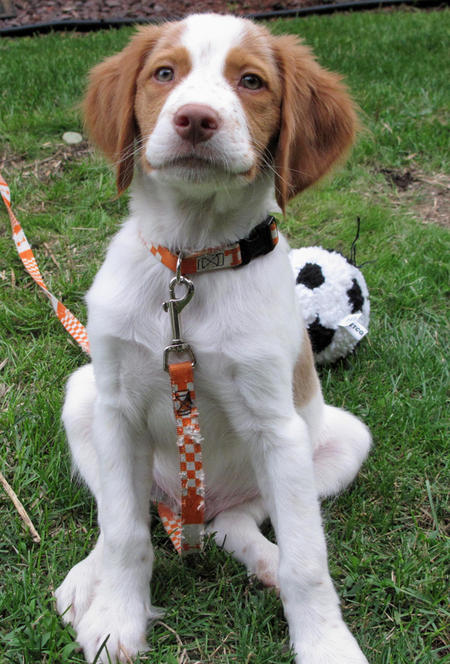
#> input picture Artificial Intelligence_ND/Dog Breed Classifiers/images/Brittany_02625.jpg, 450 x 664 px, given in place of test_image_1.jpg, which was not available
$ jupyter execute --allow-errors CV_project.ipynb   (shell and % lines are left out)   (text cells are left out)
#> lines starting #> are read from the running program, lines starting #| are printed output that depends on the picture; after the words box and inside, x2 and y2 are one past the last pixel; in counts of white or black regions, pixels touching at a corner belong together; pictures that were not available may be replaced by others from this repository, and a replacement may not be noted
[cell 1]
# Import required libraries for this section

#%matplotlib inline

import numpy as np
import matplotlib.pyplot as plt
import math
import cv2                     # OpenCV library for computer vision
from PIL import Image
import time

[cell 2]
# Load in color image for face detection
image = cv2.imread('images/test_image_1.jpg')
#> image is the input picture: shape (664, 450, 3); mean B, G, R 101.6, 121.8, 116.1

# Convert the image to RGB colorspace
image = cv2.cvtColor(image, cv2.COLOR_BGR2RGB)

# Plot our image using subplots to specify a size and title
fig = plt.figure(figsize = (8,8))
ax1 = fig.add_subplot(111)
ax1.set_xticks([])
ax1.set_yticks([])

ax1.set_title('Original Image')
ax1.imshow(image)

[cell 3]
# Convert the RGB  image to grayscale
gray = cv2.cvtColor(image, cv2.COLOR_RGB2GRAY)
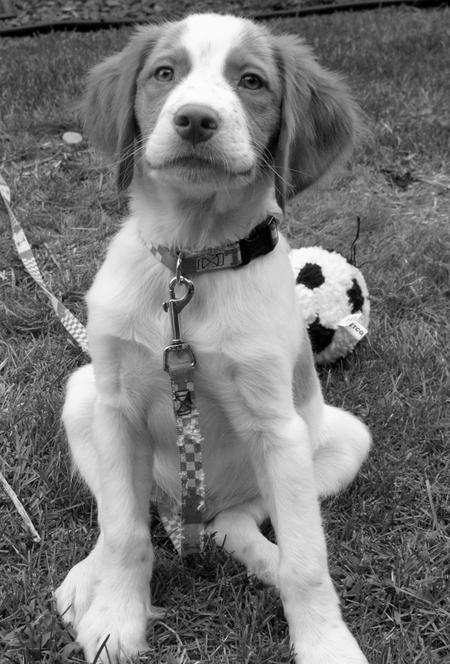
#> gray: shape (664, 450); min 0, max 255, mean 117.8

# Extract the pre-trained face detector from an xml file
face_cascade = cv2.CascadeClassifier('detector_architectures/haarcascade_frontalface_default.xml')

# Detect the faces in image
faces = face_cascade.detectMultiScale(gray, 4, 6)
#> faces = ()

# Print the number of faces detected in the image
print('Number of faces detected:', len(faces))
#| Number of faces detected: 0

# Make a copy of the orginal image to draw face detections on
image_with_detections = np.copy(image)

# Get the bounding box for each detected face
for (x,y,w,h) in faces:
    # Add a red bounding box to the detections image
    cv2.rectangle(image_with_detections, (x,y), (x+w,y+h), (255,0,0), 3)
#> this loop made 0 passes


# Display the image with the detections
fig = plt.figure(figsize = (8,8))
ax1 = fig.add_subplot(111)
ax1.set_xticks([])
ax1.set_yticks([])

ax1.set_title('Image with Face Detections')
ax1.imshow(image_with_detections)

[cell 4]
# Load in color image for face detection
image = cv2.imread('images/james.jpg')
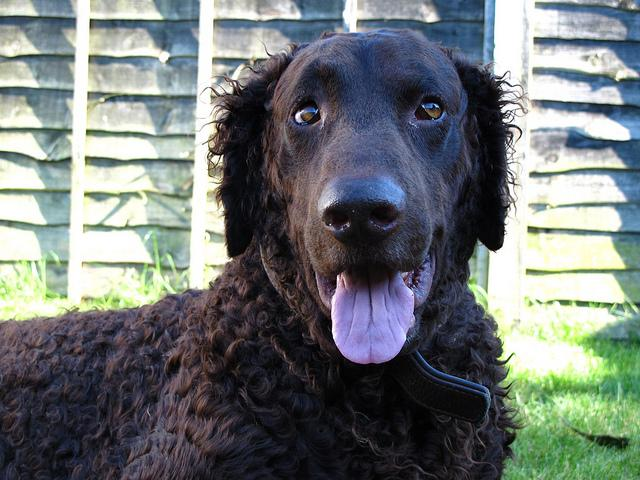
#> input picture Artificial Intelligence_ND/Dog Breed Classifiers/images/Curly-coated_retriever_03896.jpg, 640 x 480 px, given in place of james.jpg, which was not available
#> image is the input picture: shape (480, 640, 3); mean B, G, R 118.7, 119.2, 112.7

# Convert the image to RGB colorspace
image = cv2.cvtColor(image, cv2.COLOR_BGR2RGB)

# Plot the RGB image
fig = plt.figure(figsize = (6,6))
ax1 = fig.add_subplot(111)
ax1.set_xticks([])
ax1.set_yticks([])

ax1.set_title('Original Image')
ax1.imshow(image)

[cell 5]
# Convert the RGB  image to grayscale
gray = cv2.cvtColor(image, cv2.COLOR_RGB2GRAY)
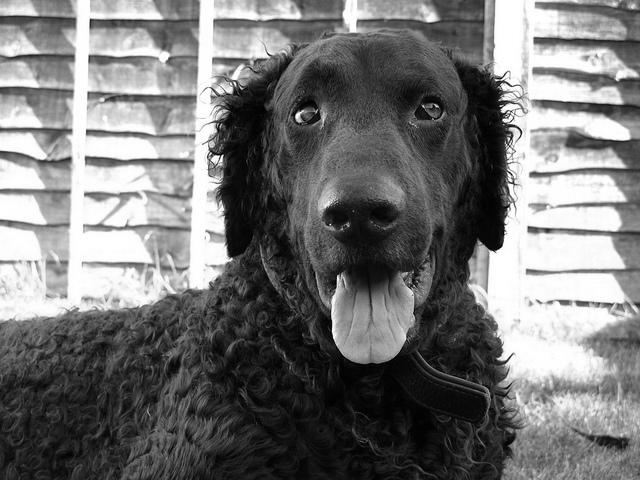
#> gray: shape (480, 640); min 0, max 255, mean 117.2

# Extract the pre-trained face detector from an xml file
face_cascade = cv2.CascadeClassifier('detector_architectures/haarcascade_frontalface_default.xml')

# Detect the faces in image
faces = face_cascade.detectMultiScale(gray, 1.25, 6)

# Print the number of faces detected in the image
print('Number of faces detected:', len(faces))
#| Number of faces detected: 0

# Make a copy of the orginal image to draw face detections on
image_with_detections = np.copy(image)

# Get the bounding box for each detected face
for (x,y,w,h) in faces:
    # Add a red bounding box to the detections image
    cv2.rectangle(image_with_detections, (x,y), (x+w,y+h), (255,0,0), 3)


# Display the image with the detections
fig = plt.figure(figsize = (6,6))
ax1 = fig.add_subplot(111)
ax1.set_xticks([])
ax1.set_yticks([])

ax1.set_title('Image with Face Detection')
ax1.imshow(image_with_detections)

[cell 6]
# Make a copy of the original image to plot rectangle detections
image_with_detections = np.copy(image)

# Loop over the detections and draw their corresponding face detection boxes
for (x,y,w,h) in faces:
    cv2.rectangle(image_with_detections, (x,y), (x+w,y+h),(255,0,0), 3)

# Do not change the code above this comment!


## TODO: Add eye detection, using haarcascade_eye.xml, to the current face detector algorithm
eye_cascade = cv2.CascadeClassifier('detector_architectures/haarcascade_eye.xml')
eyes = eye_cascade.detectMultiScale(gray, 1.2, 6)
#> eyes = ()

## TODO: Loop over the eye detections and draw their corresponding boxes in green on image_with_detections
for (e_x,e_y,e_w,e_h) in eyes:
    for (f_x, f_y, f_w, f_h) in faces:
        # check coordinates are within face bounds
        if e_x >= f_x and e_x <= f_x+f_w and e_y >= f_y and e_y <= f_y+f_h:
            cv2.rectangle(image_with_detections, (e_x,e_y), (e_x + e_w, e_y + e_h),(0,255,0), 3)

# Plot the image with both faces and eyes detected
fig = plt.figure(figsize = (6,6))
ax1 = fig.add_subplot(111)
ax1.set_xticks([])
ax1.set_yticks([])

ax1.set_title('Image with Face and Eye Detection')
ax1.imshow(image_with_detections)

[cell 7]
##### Make necessary updates
### Add face and eye detection to this laptop camera function
# Make sure to draw out all faces/eyes found in each frame on the shown video feed

import cv2
import time

# wrapper function for face/eye detection with your laptop camera
def laptop_camera_go():
    # Create instance of video capturer
    cv2.namedWindow("Face+Eye Detector [Press ESC to exit]")
    vc = cv2.VideoCapture(0)

    # Try to get the first frame
    if vc.isOpened():
        rval, frame = vc.read()
    else:
        rval = False

    # Extract the pre-trained face and eye detectors from xml files
    face_cascade = cv2.CascadeClassifier('detector_architectures/haarcascade_frontalface_default.xml')
    eye_cascade = cv2.CascadeClassifier('detector_architectures/haarcascade_eye.xml')

    # Keep the video stream open
    while rval:

        # Make a copy of the original color image to plot rectangle detections
        image_with_detections = np.copy(frame)

        # Convert the RGB video frame to grayscale
        gray_frame = cv2.cvtColor(frame, cv2.COLOR_RGB2GRAY)

        # Detect the face(s) in the video frame
        faces = face_cascade.detectMultiScale(gray_frame, 1.25, 6)
#> faces = ()

        # Detect the eyes within each face rectangle
        # Note: had to bring the scaleFactor param down a bit to make this work
        for (x_face,y_face,w_face,h_face) in faces:
            # Display each face rectangle in the color image
            cv2.rectangle(image_with_detections, (x_face,y_face), (x_face+w_face,y_face+h_face), (0,0,255), 3)
            # Limit eye detection to the face rectangle to speed things up
            eyes = eye_cascade.detectMultiScale(gray_frame[y_face:y_face+h_face, x_face:x_face+w_face], 1.10, 6)
            for (x_eye,y_eye,w_eye,h_eye) in eyes:
                # Add a green bounding box to the detections image for each eye
                # Note that eye coordinates are are relative to the face rectangle now!
                cv2.rectangle(image_with_detections, (x_face+x_eye,y_face+y_eye), (x_face+x_eye+w_eye,y_face+y_eye+h_eye), (0,255,0), 3)

        # Plot the image from camera with all the face and eye detections marked
        cv2.imshow("Face+Eye Detector [Press ESC to exit]", image_with_detections)

        # Exit functionality - press any key to exit laptop video
        key = cv2.waitKey(20)
#> (key Esc is pressed here)
        if key == 27: # Exit by pressing ESC key
            # Destroy windows
            cv2.destroyAllWindows()

            # Make sure window closes on OSx
            for i in range (1,5):
                cv2.waitKey(1)
            return

        # Read next frame
        time.sleep(0.05)             # control framerate for computation - default 20 frames per sec
        rval, frame = vc.read()

[cell 8]
# Call the laptop camera face/eye detector function above
laptop_camera_go()

[cell 9]
# Load in the multi-face test image again
image = cv2.imread('images/test_image_1.jpg')

# Convert the image copy to RGB colorspace
image = cv2.cvtColor(image, cv2.COLOR_BGR2RGB)

# Make an array copy of this image
image_with_noise = np.asarray(image)

# Create noise - here we add noise sampled randomly from a Gaussian distribution: a common model for noise
noise_level = 40
noise = np.random.randn(image.shape[0],image.shape[1],image.shape[2])*noise_level

# Add this noise to the array image copy
image_with_noise = image_with_noise + noise
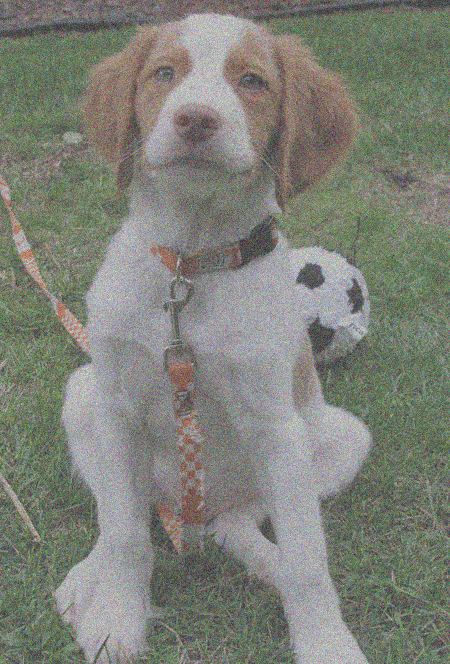
#> image_with_noise: shape (664, 450, 3) float64; mean R, G, B 116.2, 121.9, 101.5; drawn with min black and max white

# Convert back to uint8 format
image_with_noise = np.asarray([np.uint8(np.clip(i,0,255)) for i in image_with_noise])
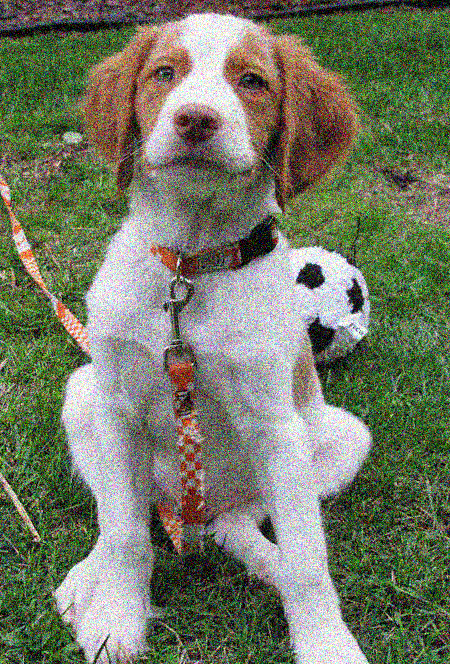
#> image_with_noise: shape (664, 450, 3); mean R, G, B 115.8, 121.3, 101.8

# Plot our noisy image!
fig = plt.figure(figsize = (8,8))
ax1 = fig.add_subplot(111)
ax1.set_xticks([])
ax1.set_yticks([])

ax1.set_title('Noisy Image')
ax1.imshow(image_with_noise)

[cell 10]
# Convert the RGB  image to grayscale
gray_noise = cv2.cvtColor(image_with_noise, cv2.COLOR_RGB2GRAY)
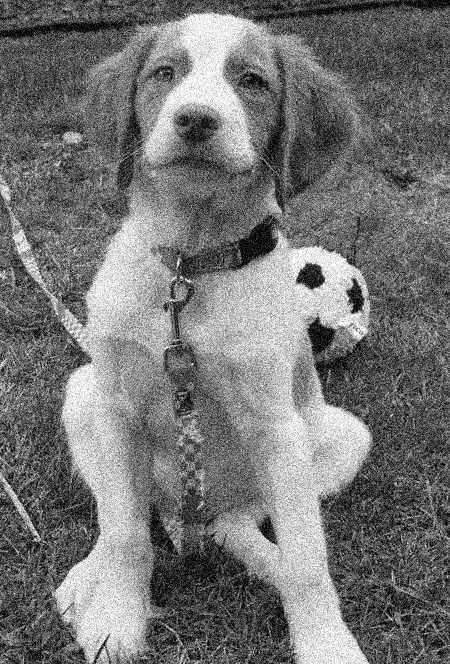
#> gray_noise: shape (664, 450); min 0, max 255, mean 117.4

# Extract the pre-trained face detector from an xml file
face_cascade = cv2.CascadeClassifier('detector_architectures/haarcascade_frontalface_default.xml')

# Detect the faces in image
faces = face_cascade.detectMultiScale(gray_noise, 4, 6)

# Print the number of faces detected in the image
print('Number of faces detected:', len(faces))
#| Number of faces detected: 0

# Make a copy of the orginal image to draw face detections on
image_with_detections = np.copy(image_with_noise)

# Get the bounding box for each detected face
for (x,y,w,h) in faces:
    # Add a red bounding box to the detections image
    cv2.rectangle(image_with_detections, (x,y), (x+w,y+h), (255,0,0), 3)


# Display the image with the detections
fig = plt.figure(figsize = (8,8))
ax1 = fig.add_subplot(111)
ax1.set_xticks([])
ax1.set_yticks([])

ax1.set_title('Noisy Image with Face Detections')
ax1.imshow(image_with_detections)

[cell 11]
## TODO: Use OpenCV's built in color image de-noising function to clean up our noisy image!


denoised_image = denoised_image = cv2.fastNlMeansDenoisingColored(image_with_noise, None, 23, 23, 7, 21)
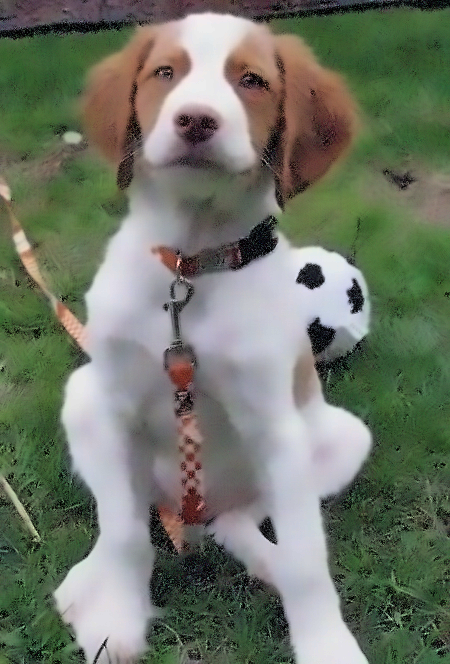
#> denoised_image: shape (664, 450, 3); mean R, G, B 111.4, 117.9, 103.6
#your final de-noised image (should be RGB)
fig = plt.figure(figsize = (8,8))
ax1 = fig.add_subplot(111)
ax1.imshow(denoised_image)

[cell 12]
## TODO: Run the face detector on the de-noised image to improve your detections and display the result

###Converting RGB image to a gray scale image
denoised_grey_image = cv2.cvtColor(denoised_image, cv2.COLOR_RGB2GRAY)
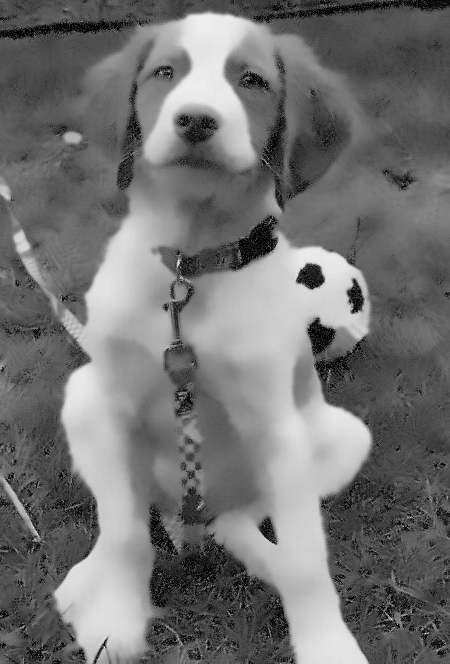
#> denoised_grey_image: shape (664, 450); min 0, max 243, mean 114.4

####Detecting the faces in the image
faces = face_cascade.detectMultiScale(gray_noise, 2, 4)

image_with_detections = np.copy(denoised_image)

# Display each face rectangle in the denoised image
for (x_f,y_f,w_f,h_f) in faces:
    cv2.rectangle(image_with_detections, (x_f,y_f), (x_f+w_f,y_f+h_f), (255,0,0), 3)

    # Display the image with the detections
fig = plt.figure(figsize = (8,8))
ax1 = fig.add_subplot(111)
ax1.set_xticks([])
ax1.set_yticks([])

ax1.set_title('Face Detections on Noisy Images')
ax1.imshow(image_with_detections)

[cell 13]
# Load in the image
image = cv2.imread('images/fawzia.jpg')

# Convert to RGB colorspace
image = cv2.cvtColor(image, cv2.COLOR_BGR2RGB)

# Convert to grayscale
gray = cv2.cvtColor(image, cv2.COLOR_RGB2GRAY)

# Perform Canny edge detection
edges = cv2.Canny(gray,100,200)
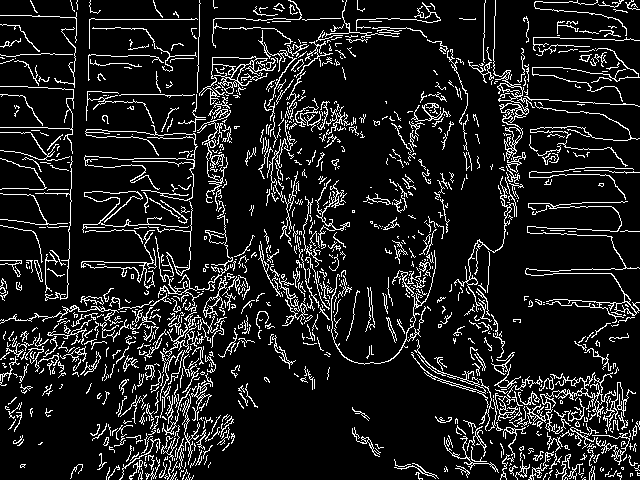
#> edges: shape (480, 640); 11.5% white in thin lines or dots

# Dilate the image to amplify edges
edges = cv2.dilate(edges, None)
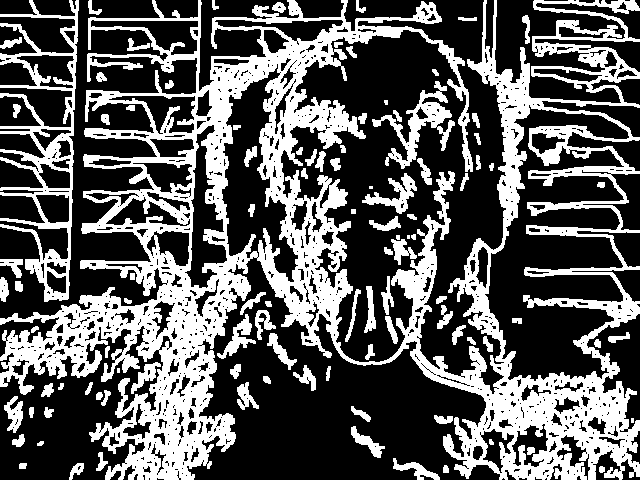
#> edges: shape (480, 640); 35.4% white; 102 white regions (6 under 20 px), largest, box (x1, y1, x2, y2) and area: (0, 0, 640, 480) 89188, (0, 0, 79, 302) 6403, (372, 81, 455, 169) 1935

# Plot the RGB and edge-detected image
fig = plt.figure(figsize = (15,15))
ax1 = fig.add_subplot(121)
ax1.set_xticks([])
ax1.set_yticks([])

ax1.set_title('Original Image')
ax1.imshow(image)

ax2 = fig.add_subplot(122)
ax2.set_xticks([])
ax2.set_yticks([])

ax2.set_title('Canny Edges')
ax2.imshow(edges, cmap='gray')
#> (the rest of the program and of its run is left out)
